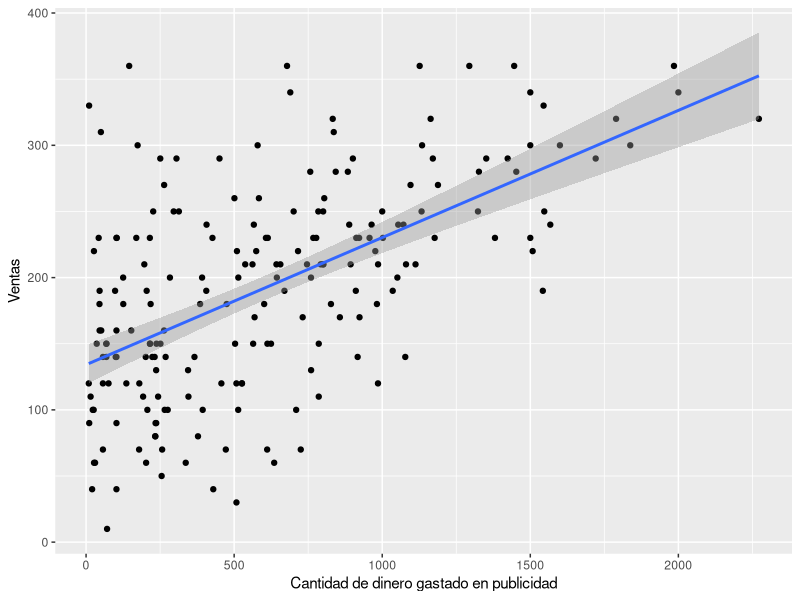
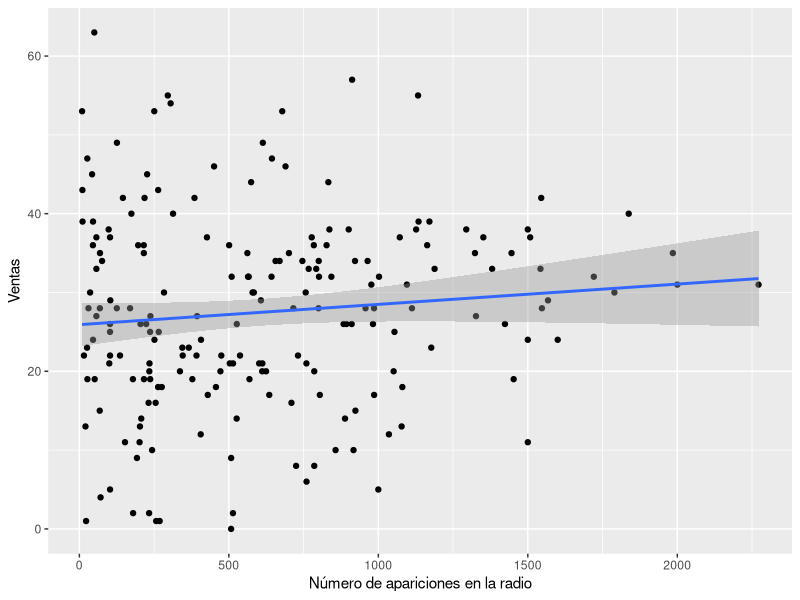

R code for these plots, in order:
## ---- chunk 1
setwd("C:/Users/Usuario/Documents/JoseLuis/UTalca_2018/Estadistica_Bookdown/estadistica")

library(ggplot2)
library(car)
## ---- chunk 2
album1 <- read.csv("data/datos_ventas_de_discos_1.csv", header = TRUE) # load data
head(album1)
## ---- chunk 3
ggplot(album1,
       aes(publicidad, ventas)) +
  geom_point() +
  geom_smooth(method = "lm") +
  labs(x="Cantidad de dinero gastado en publicidad",
       y="Ventas")
## ---- chunk 4
m_album <- lm(ventas ~ publicidad, data = album1)
summary(m_album)
## ---- chunk 5
album2 <- read.csv("data/datos_ventas_de_discos_2.csv", header = TRUE) # load data
head(album2)
## ---- chunk 6
ggplot(album2,
       aes(publicidad, radio)) +
  geom_point() +
  geom_smooth(method = "lm") +
  labs(x="Número de apariciones en la radio",
       y="Ventas")
## ---- chunk 7
m_album2 <- lm(ventas ~ publicidad + radio + eventos, data = album2)
summary(m_album2)
